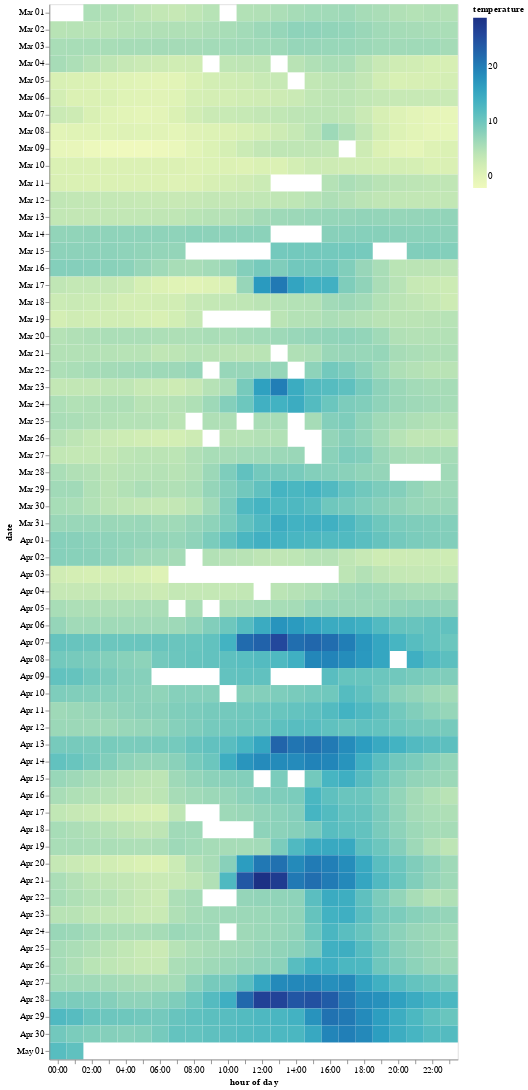

Notebook source saved alongside this figure:
### Code cell
# Plotting the average temperature each hour
alt.Chart((df_temperature_hourly).reset_index()).mark_rect().encode(
    alt.X('hoursminutes(time):O', title='hour of day'),
    alt.Y('monthdate(time):O', title='date'),
    alt.Color('temperature:Q', title='temperature')
)

### Figure 1 — Vega-Lite specification as saved in the notebook (floating-point values rounded to 4 significant figures; data arrays with more than 128 entries replaced by an {"elided": "..."} marker saying what was removed)
{"config": {"view": {"continuousWidth": 400, "continuousHeight": 300}}, "data": {"name": "data-bee1d6ce1c82ec9681046ca7daed88c7"}, "mark": "rect", "encoding": {"color": {"field": "temperature", "title": "temperature", "type": "quantitative"}, "x": {"field": "time", "timeUnit": "hoursminutes", "title": "hour of day", "type": "ordinal"}, "y": {"field": "time", "timeUnit": "monthdate", "title": "date", "type": "ordinal"}}, "$schema": "https://vega.github.io/schema/vega-lite/v4.17.0.json", "datasets": {"data-bee1d6ce1c82ec9681046ca7daed88c7": {"elided": "1464 records"}}}
